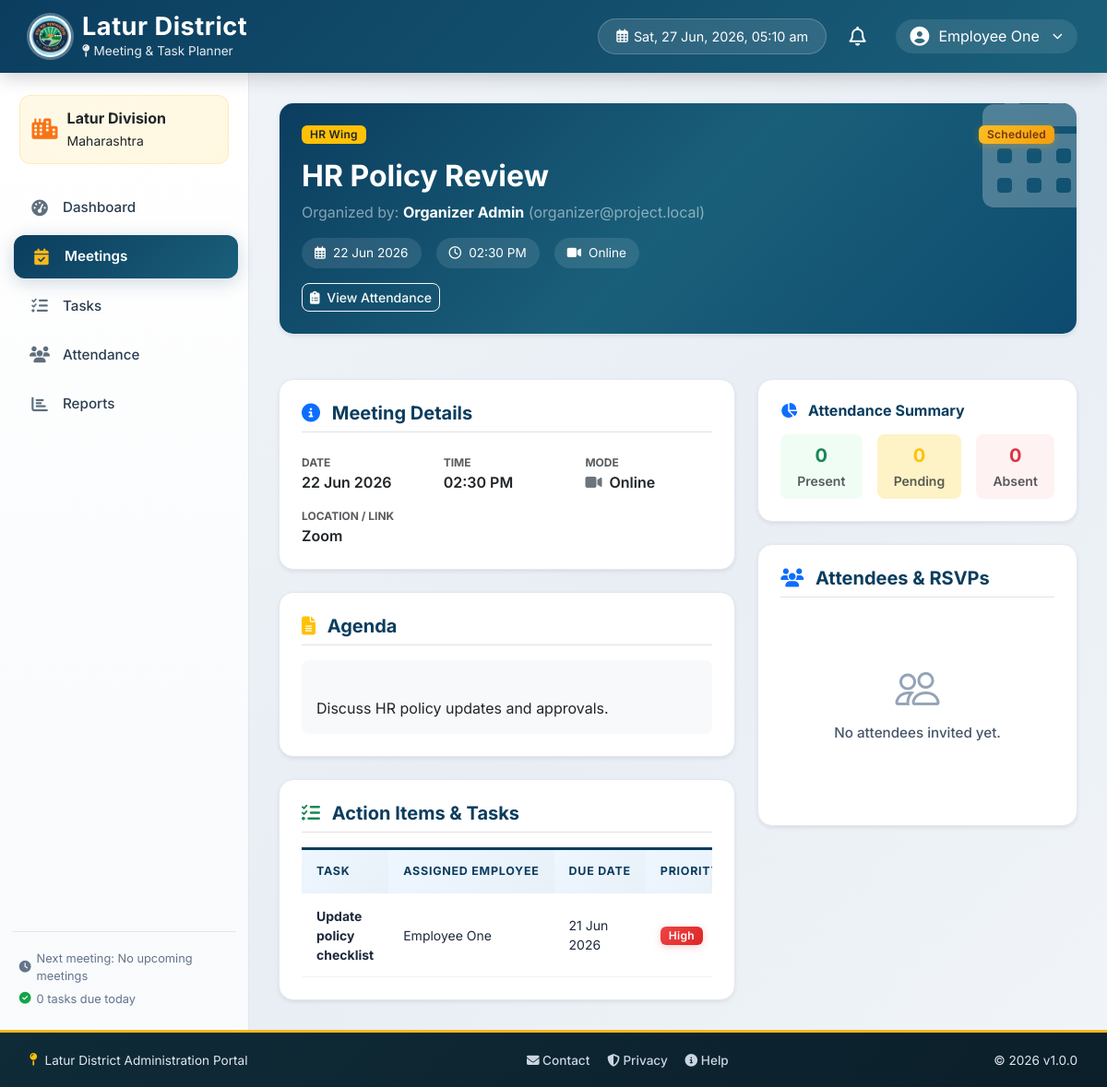
The app's page /modules/meetings/view.php?id=2 (signed in) with its own data.
### tables this page shows
CREATE TABLE IF NOT EXISTS meetings (
  id INT AUTO_INCREMENT PRIMARY KEY,
  title VARCHAR(150) NOT NULL,
  meeting_date DATE NOT NULL,
  meeting_time TIME NOT NULL,
  location VARCHAR(150) NOT NULL,
  mode VARCHAR(50) NOT NULL,
  agenda TEXT NOT NULL,
  department VARCHAR(100) NOT NULL,
  organizer_id INT NOT NULL,
  status VARCHAR(30) NOT NULL DEFAULT 'Scheduled',
  created_at TIMESTAMP DEFAULT CURRENT_TIMESTAMP,
  FOREIGN KEY (organizer_id) REFERENCES users(id)
);

CREATE TABLE IF NOT EXISTS users (
  id INT AUTO_INCREMENT PRIMARY KEY,
  name VARCHAR(100) NOT NULL,
  email VARCHAR(150) NOT NULL UNIQUE,
  password VARCHAR(255) NOT NULL,
  role VARCHAR(50) NOT NULL,
  department VARCHAR(100) NOT NULL,
  isDeleted ENUM('Yes','No') NOT NULL DEFAULT 'No'
);

CREATE TABLE IF NOT EXISTS tasks (
  id INT AUTO_INCREMENT PRIMARY KEY,
  meeting_id INT NOT NULL,
  title VARCHAR(150) NOT NULL,
  assigned_to INT NOT NULL,
  due_date DATE NOT NULL,
  priority VARCHAR(20) NOT NULL,
  status VARCHAR(30) NOT NULL DEFAULT 'Pending',
  notes TEXT,
  created_at TIMESTAMP DEFAULT CURRENT_TIMESTAMP,
  FOREIGN KEY (meeting_id) REFERENCES meetings(id) ON DELETE CASCADE,
  FOREIGN KEY (assigned_to) REFERENCES users(id)
);

### config/db.php (called while the page is built, shortened)
<?php
function formatTime12Hour($time) {
    $timeArray = explode(':', $time);
    if (count($timeArray) >= 2) {
        $hour = (int)$timeArray[0];
        $minute = $timeArray[1];
        $ampm = ($hour >= 12) ? 'PM' : 'AM';
        if ($hour > 12) {
            $hour = $hour - 12;
        } elseif ($hour === 0) {
            $hour = 12;
        }
        return str_pad($hour, 2, '0', STR_PAD_LEFT) . ':' . $minute . ' ' . $ampm;
    }
    return $time;
}
?>

### modules/meetings/view.php (the view, shortened to what this page needs)
<?php
require_once '../../config/db.php';
include_once '../../includes/header.php';
$conn = getDBConnection();
$meetingId = isset($_GET['id']) ? (int)$_GET['id'] : 0;
$stmt = $conn->prepare("SELECT m.*, u.name as organizer_name, u.email as organizer_email
                        FROM meetings m
                        JOIN users u ON m.organizer_id = u.id
                        WHERE m.id = ?");
$stmt->bind_param("i", $meetingId);
$stmt->execute();
$meeting = $stmt->get_result()->fetch_assoc();
$stmt = $conn->prepare("SELECT a.id as attendance_id, a.status as att_status, a.remarks as att_remarks, u.id as user_id, u.name as user_name, u.email as user_email, u.department as user_dept
                        FROM attendance a
                        JOIN users u ON a.user_id = u.id
                        WHERE a.meeting_id = ?
                        ORDER BY u.name ASC");
$stmt->bind_param("i", $meetingId);
$stmt->execute();
$attendees = $stmt->get_result()->fetch_all(MYSQLI_ASSOC);
$stmt = $conn->prepare("SELECT t.*, u.name as assignee_name
                        FROM tasks t
                        JOIN users u ON t.assigned_to = u.id
                        WHERE t.meeting_id = ?
                        ORDER BY t.due_date ASC");
$stmt->bind_param("i", $meetingId);
$stmt->execute();
$tasks = $stmt->get_result()->fetch_all(MYSQLI_ASSOC);
$presentCount = count(array_filter($attendees, fn($a) => $a['att_status'] === 'Present'));
$absentCount = count(array_filter($attendees, fn($a) => $a['att_status'] === 'Absent'));
$pendingCount = count(array_filter($attendees, fn($a) => $a['att_status'] === 'Pending'));
$statusBadge = match(strtolower($meeting['status'])) {
    'scheduled' => 'badge-status-scheduled',
    'ongoing' => 'badge-status-ongoing',
    'completed' => 'badge-status-completed',
    'cancelled' => 'badge-status-cancelled',
    default => 'bg-secondary'
};
?>
<div class="row g-4">
    <div class="col-12">
        <div class="card border-0 shadow-sm text-white mb-4 overflow-hidden animate-on-scroll" style="border-radius: var(--radius-xl);">
            <div class="p-4 position-relative" style="background: linear-gradient(135deg, #0b3d5f 0%, #1a5f7a 50%, #0d4b6e 100%);">
                <div class="position-absolute top-0 end-0 opacity-25" style="font-size: 8rem; line-height: 1; margin: -15px -10px 0 0;">
                    <i class="fas fa-calendar-alt"></i>
                </div>
                <div class="position-relative" style="z-index: 2;">
                    <div class="d-flex justify-content-between align-items-start flex-wrap gap-2 mb-3">
                        <span class="badge bg-warning text-dark fw-bold px-3 py-2"><?php echo htmlspecialchars($meeting['department']); ?> Wing</span>
                        <span class="badge <?php echo $statusBadge; ?> px-3 py-2 fs-6"><?php echo htmlspecialchars($meeting['status']); ?></span>
                    </div>
                    <h2 class="fw-bold mb-2"><?php echo htmlspecialchars($meeting['title']); ?></h2>
                    <p class="mb-0 text-white-50">Organized by: <strong class="text-white"><?php echo htmlspecialchars($meeting['organizer_name']); ?></strong> (<?php echo htmlspecialchars($meeting['organizer_email']); ?>)</p>
                    <div class="d-flex gap-3 mt-3 flex-wrap">
                        <span class="d-flex align-items-center gap-2" style="background: rgba(255,255,255,0.1); padding: 6px 14px; border-radius: 20px; font-size: 0.85rem;">
                            <i class="far fa-calendar-alt"></i> <?php echo date('d M Y', strtotime($meeting['meeting_date'])); ?>
                        </span>
                        <span class="d-flex align-items-center gap-2" style="background: rgba(255,255,255,0.1); padding: 6px 14px; border-radius: 20px; font-size: 0.85rem;">
                            <i class="far fa-clock"></i> <?php echo formatTime12Hour($meeting['meeting_time']); ?>
                        </span>
                        <span class="d-flex align-items-center gap-2" style="background: rgba(255,255,255,0.1); padding: 6px 14px; border-radius: 20px; font-size: 0.85rem;">
                            <i class="fas <?php echo strtolower($meeting['mode']) === 'online' ? 'fa-video' : 'fa-building'; ?>"></i> <?php echo htmlspecialchars($meeting['mode']); ?>
                        </span>
                    </div>
                    <div class="d-flex gap-2 mt-3 flex-wrap">
                        <a href="attendance.php?id=<?php echo $meetingId; ?>" class="btn btn-sm btn-outline-light rounded-3">
                            <i class="fas fa-clipboard-list me-1"></i> View Attendance
                        </a>
                    </div>
                </div>
            </div>
        </div>
    </div>
    <div class="col-lg-7">
        <div class="card border-0 shadow-sm mb-4 bg-white p-4 animate-on-scroll">
            <h5 class="fw-bold mb-4 border-bottom pb-2" style="color: var(--gov-blue);"><i class="fas fa-info-circle text-primary me-2"></i> Meeting Details</h5>
            <div class="row g-3">
                <div class="col-6 col-sm-4">
                    <small class="text-muted d-block uppercase fw-bold" style="font-size: 0.75rem;">DATE</small>
                    <span class="fw-semibold text-dark"><?php echo date('d M Y', strtotime($meeting['meeting_date'])); ?></span>
                </div>
                <div class="col-6 col-sm-4">
                    <small class="text-muted d-block uppercase fw-bold" style="font-size: 0.75rem;">TIME</small>
                    <span class="fw-semibold text-dark"><?php echo formatTime12Hour($meeting['meeting_time']); ?></span>
                </div>
                <div class="col-6 col-sm-4">
                    <small class="text-muted d-block uppercase fw-bold" style="font-size: 0.75rem;">MODE</small>
                    <span class="fw-semibold text-dark"><i class="fas <?php echo strtolower($meeting['mode']) === 'online' ? 'fa-video' : 'fa-building'; ?> me-1 text-secondary"></i> <?php echo htmlspecialchars($meeting['mode']); ?></span>
                </div>
                <div class="col-12 col-sm-12">
                    <small class="text-muted d-block uppercase fw-bold" style="font-size: 0.75rem;">LOCATION / LINK</small>
                    <span class="fw-semibold text-dark"><?php echo htmlspecialchars($meeting['location']); ?></span>
                </div>
            </div>
        </div>
        <div class="card border-0 shadow-sm mb-4 bg-white p-4 animate-on-scroll">
            <h5 class="fw-bold mb-3 border-bottom pb-2" style="color: var(--gov-blue);"><i class="fas fa-file-alt text-warning me-2"></i> Agenda</h5>
            <div class="bg-light p-3 rounded-3 text-dark" style="white-space: pre-line;">
                <?php echo htmlspecialchars($meeting['agenda']); ?>
            </div>
        </div>
        <div class="card border-0 shadow-sm bg-white p-4 animate-on-scroll" id="meetingTasksTableWrapper" data-paginate data-per-page="5">
            <div class="d-flex justify-content-between align-items-center mb-3 border-bottom pb-2">
                <h5 class="fw-bold mb-0" style="color: var(--gov-blue);"><i class="fas fa-tasks text-success me-2"></i> Action Items & Tasks</h5>
            </div>
            <?php if (empty($tasks)): ?>
                <div class="empty-state">
                    <i class="bi bi-card-checklist"></i>
                    <p>No tasks assigned for this meeting yet.</p>
                </div>
            <?php else: ?>
                <div class="table-responsive">
                    <table class="table table-enhanced table-hover align-middle mb-0">
                        <thead>
                            <tr>
                                <th>Task</th>
                                <th>Assigned Employee</th>
                                <th>Due Date</th>
                                <th>Priority</th>
                            </tr>
                        </thead>
                        <tbody>
                            <?php foreach ($tasks as $task): ?>
                                <tr>
                                    <td>
                                        <div class="fw-bold"><?php echo htmlspecialchars($task['title']); ?></div>
                                    </td>
                                    <td><?php echo htmlspecialchars($task['assignee_name']); ?></td>
                                    <td><?php echo date('d M Y', strtotime($task['due_date'])); ?></td>
                                    <td>
                                        <?php
                                        $p = $task['priority'];
                                        $pBadge = match($p) { 'High'=>'badge-priority-high', 'Medium'=>'badge-priority-medium', 'Low'=>'badge-priority-low', default=>'bg-secondary' };
                                        ?>
                                        <span class="badge <?php echo $pBadge; ?>"><?php echo htmlspecialchars($p); ?></span>
                                    </td>
                                </tr>
                            <?php endforeach; ?>
                        </tbody>
                    </table>
                </div>
            <?php endif; ?>
        </div>
    </div>
    <div class="col-lg-5">
        <div class="card border-0 shadow-sm bg-white p-4 mb-4 animate-on-scroll">
            <h6 class="fw-bold mb-3" style="color: var(--gov-blue);"><i class="fas fa-chart-pie text-primary me-2"></i> Attendance Summary</h6>
            <div class="d-flex gap-3 flex-wrap">
                <div class="text-center flex-fill p-2 rounded-3" style="background: #f0fdf4;">
                    <div class="fw-bold fs-5 text-success"><?php echo $presentCount; ?></div>
                    <small class="text-muted fw-semibold">Present</small>
                </div>
                <div class="text-center flex-fill p-2 rounded-3" style="background: #fef3c7;">
                    <div class="fw-bold fs-5 text-warning"><?php echo $pendingCount; ?></div>
                    <small class="text-muted fw-semibold">Pending</small>
                </div>
                <div class="text-center flex-fill p-2 rounded-3" style="background: #fef2f2;">
                    <div class="fw-bold fs-5 text-danger"><?php echo $absentCount; ?></div>
                    <small class="text-muted fw-semibold">Absent</small>
                </div>
            </div>
        </div>
        <div class="card border-0 shadow-sm bg-white p-4 mb-4 animate-on-scroll">
            <h5 class="fw-bold mb-3 border-bottom pb-2" style="color: var(--gov-blue);"><i class="fas fa-users text-primary me-2"></i> Attendees & RSVPs</h5>
            <?php if (empty($attendees)): ?>
                <div class="empty-state">
                    <i class="bi bi-people"></i>
                    <p>No attendees invited yet.</p>
                </div>
            <?php endif; ?>
        </div>
    </div>
</div>
<?php include_once '../../includes/footer.php'; ?>

### assets/css/custom.css (style rules this page uses)
:root { --gov-blue: #0b3d5f; --gov-blue-light: #1a5f7a; --gov-blue-dark: #082e47; --gov-yellow: #f9b81b; --gov-gold: #daa520; --accent-orange: #f97316; --accent-green: #16a34a; --accent-red: #dc2626; --accent-cyan: #06b6d4; --accent-purple: #7c3aed; --bg-main: #f0f4f8; --bg-card: #ffffff; --bg-glass: rgba(255, 255, 255, 0.75); --text-primary: #1e293b; --text-secondary: #475569; --text-muted: #94a3b8; --border-light: #e2e8f0; --shadow-sm: 0 1px 3px rgba(0, 0, 0, 0.06); --shadow-md: 0 4px 16px rgba(0, 0, 0, 0.08); --shadow-lg: 0 10px 40px rgba(0, 0, 0, 0.12); --shadow-glow-blue: 0 4px 20px rgba(11, 61, 95, 0.2); --shadow-glow-green: 0 4px 20px rgba(22, 163, 74, 0.2); --shadow-glow-orange: 0 4px 20px rgba(249, 115, 22, 0.2); --radius-sm: 8px; --radius-md: 12px; --radius-lg: 16px; --radius-xl: 20px; --transition-fast: 0.2s cubic-bezier(0.4, 0, 0.2, 1); --transition-smooth: 0.3s cubic-bezier(0.4, 0, 0.2, 1); --transition-bounce: 0.4s cubic-bezier(0.34, 1.56, 0.64, 1); }
body { font-family: 'Inter', 'Poppins', 'Segoe UI', system-ui, sans-serif !important; }
.card { border-radius: var(--radius-lg) !important; transition: transform var(--transition-smooth), box-shadow var(--transition-smooth) !important; border: 1px solid var(--border-light) !important; }
.table-enhanced { border-collapse: separate; border-spacing: 0; }
.table-enhanced thead th { background: linear-gradient(135deg, #eef6ff, #e8f0f8) !important; border-top: 3px solid var(--gov-blue) !important; border-bottom: none !important; font-size: 0.78rem; font-weight: 700; text-transform: uppercase; letter-spacing: 0.06em; color: var(--gov-blue); padding: 0.9rem 1rem !important; white-space: nowrap; }
.table-enhanced tbody tr { transition: all var(--transition-smooth); border-bottom: 1px solid #f1f5f9; }
.table-enhanced tbody tr:last-child { border-bottom: none; }
.table-enhanced tbody td { padding: 0.85rem 1rem !important; vertical-align: middle; font-size: 0.875rem; color: var(--text-primary); border-bottom: 1px solid #f1f5f9 !important; }
.badge { font-weight: 600 !important; letter-spacing: 0.02em; padding: 0.35em 0.75em !important; border-radius: 6px !important; font-size: 0.75rem !important; transition: all var(--transition-smooth); }
.badge-status-scheduled { background: linear-gradient(135deg, #fbbf24, #f59e0b) !important; color: #78350f !important; box-shadow: 0 2px 8px rgba(245, 158, 11, 0.3); }
.badge-priority-high { background: linear-gradient(135deg, #ef4444, #dc2626) !important; color: white !important; box-shadow: 0 2px 8px rgba(239, 68, 68, 0.25); }
.btn { transition: all var(--transition-smooth) !important; font-weight: 500 !important; border-radius: var(--radius-sm) !important; position: relative; overflow: hidden; }
.btn::after { content: ''; position: absolute; width: 100%; height: 100%; top: 0; left: 0; background: rgba(255,255,255,0.1); opacity: 0; transition: opacity var(--transition-smooth); }
.empty-state { text-align: center; padding: 3rem 2rem; }
.empty-state i { font-size: 3rem; color: var(--text-muted); margin-bottom: 1rem; animation: float 3s ease-in-out infinite; }
.empty-state p { color: var(--text-secondary); font-size: 0.95rem; font-weight: 500; }

### records on screen
meetings: department "HR", status "Scheduled", title "HR Policy Review", organizer.name "Organizer Admin", organizer.email "organizer@project.local", meeting_date "22 Jun 2026", meeting_time "02:30 PM", mode "Online", location "Zoom", agenda "Discuss HR policy updates and approvals."
tasks: title "Update policy checklist", assigned_to.name "Employee One", due_date "21 Jun 2026", priority "High"

### other values on screen
$userName "Employee One"
$nextMeetingText "No upcoming meetings"
$tasksDueTodayText "0 tasks due today"
$presentCount "0"
$pendingCount "0"
$absentCount "0"
